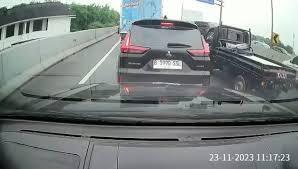
#> input picture citra/1.jpeg, 298 x 169 px
$ python main.py
#> lines starting #> are read from the running program, lines starting #| are printed output that depends on the picture
### method/image_brightening.py
import cv2

def image_brightening(image, alpha=1.2, beta=30):
    brightened = cv2.convertScaleAbs(image, alpha=alpha, beta=beta)
    return brightened

### method/sharpening_edge.py
import cv2
import numpy as np

def sharpening_edge(image):
    # Kernel sharpening
    kernel = np.array([[0, -1, 0],
                       [-1, 5, -1],
                       [0, -1, 0]])
    sharpened = cv2.filter2D(image, -1, kernel)
    return sharpened

### method/noice_reduction.py
import cv2
import numpy as np

def noice_reduction(image):
    return cv2.medianBlur(image, 3)

### method/texture_enhancement.py
import cv2
import numpy as np

def texture_enhancement(image):
    embossing_kernel = np.array([[-2, -1, 0],
                             [-1, 1, 1],
                             [0, 1, 2]])
    return cv2.filter2D(image, ddepth=-1, kernel=embossing_kernel)

### method/gaussian_filter.py
import cv2
import numpy as np

def gaussian_filter(image):
    return cv2.GaussianBlur(image, (5, 5), sigmaX=1.0)

### main.py
import matplotlib.pyplot as plt
import os
import cv2
import numpy as np
from method.sharpening_edge import sharpening_edge
from method.image_brightening import image_brightening
from method.noice_reduction import noice_reduction
from method.texture_enhancement import texture_enhancement
from method.gaussian_filter import gaussian_filter
from data.image_tasks import image_tasks

def save_histogram(image, save_path):
    """Menyimpan histogram dari gambar sebagai file gambar."""
    colors = ('b', 'g', 'r')
    plt.figure()
    for i, color in enumerate(colors):
        histogram = cv2.calcHist([image], [i], None, [256], [0, 256])
        plt.plot(histogram, color=color)
        plt.xlim([0, 256])
    plt.title("Histogram Warna RGB")
    plt.xlabel("Intensitas Warna")
    plt.ylabel("Jumlah Pixel")
    plt.savefig(save_path)
    plt.close()
    print(f"Histogram berhasil disimpan di: {save_path}")

def save_image(image, save_path):
    """Menyimpan gambar ke path yang ditentukan."""
    cv2.imwrite(save_path, image)
    print(f"Gambar berhasil disimpan di: {save_path}")

if __name__ == "__main__":
    result_dir = 'result'

    if not os.path.exists(result_dir):
        os.makedirs(result_dir)

    enhancement_methods = {
        "brightening": image_brightening,
        "sharpening": sharpening_edge,
        "noice_reduction": noice_reduction,
        "texture_enhancement": texture_enhancement,
        "gaussian_filter" : gaussian_filter
    }

    for task in image_tasks:
        image_path = task["path"]

        if not os.path.exists(image_path):
            print(f"File {image_path} tidak ditemukan.")
            continue

        original_image = cv2.imread(image_path)
#> original_image is the input picture: shape (169, 298, 3); mean B, G, R 130, 131, 124.6
        file_name = os.path.splitext(os.path.basename(image_path))[0]

        histogram_path_original = os.path.join(result_dir, f"{file_name}_histogram_original.png")
        save_histogram(original_image, histogram_path_original)
#> in save_histogram, `plt.savefig(save_path)`:
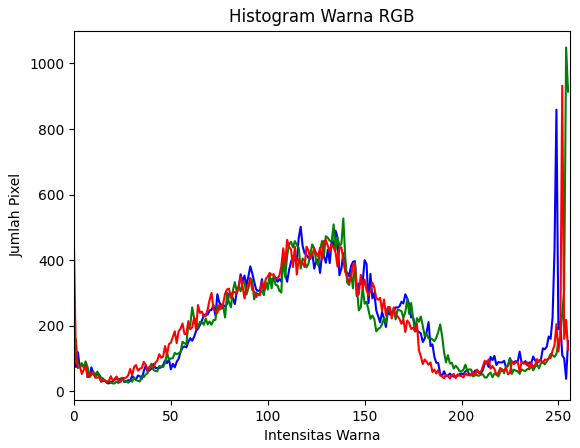
#> figure drawn by matplotlib, 1 panel; curve peaks at x = 249, y = 859; curve peaks at x = 254, y = 1049; curve peaks at x = 252, y = 932

        for method_name, method_function in enhancement_methods.items():
            enhanced_image = method_function(original_image)

            enhanced_image_path = os.path.join(result_dir, f"{file_name}_{method_name}.jpg")
            histogram_path_enhanced = os.path.join(result_dir, f"{file_name}_histogram_{method_name}.png")

            save_image(enhanced_image, enhanced_image_path)
            save_histogram(enhanced_image, histogram_path_enhanced)
#> this loop made 5 passes
#> pass 1, in image_brightening, `brightened = cv2.convertScaleAbs(image, alpha=alpha, beta=beta)`:
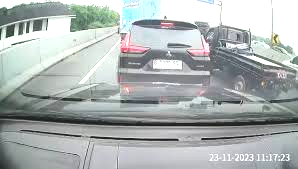
#> brightened: shape (169, 298, 3); mean B, G, R 178.7, 179.4, 173
#> pass 1, in save_histogram (call 2), `plt.savefig(save_path)`:
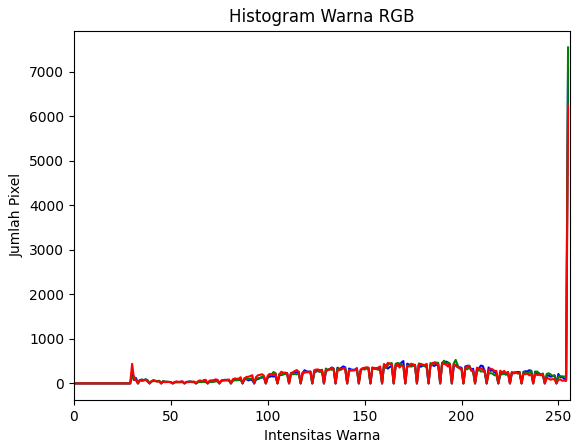
#> figure drawn by matplotlib, 1 panel; curve peaks at x = 255, y = 7075; curve peaks at x = 255, y = 7546; curve peaks at x = 255, y = 6236
#> pass 2, in sharpening_edge, `sharpened = cv2.filter2D(image, -1, kernel)`:
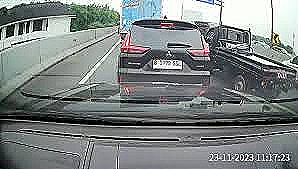
#> sharpened: shape (169, 298, 3); mean B, G, R 130.6, 131.4, 125.6
#> pass 2, in save_histogram (call 3), `plt.savefig(save_path)`:
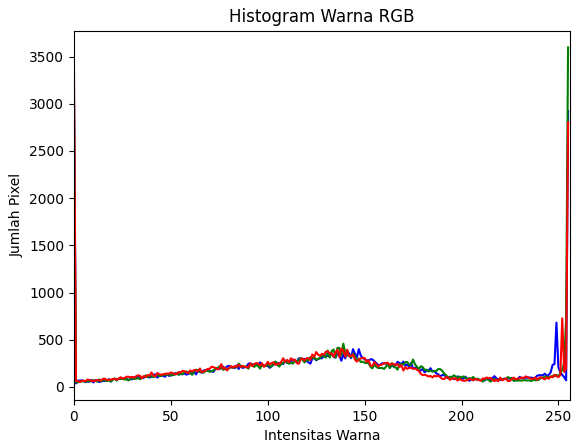
#> figure drawn by matplotlib, 1 panel; curve peaks at x = 0, y = 3059; curve peaks at x = 255, y = 3597; curve peaks at x = 0, y = 3302
#> pass 3, `enhanced_image = method_function(original_image)`:
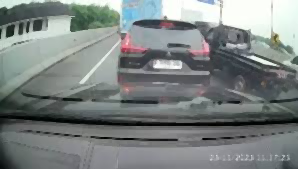
#> enhanced_image: shape (169, 298, 3); mean B, G, R 130.2, 131.1, 124.8
#> after the loop:
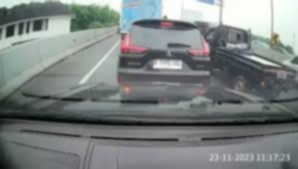
#> enhanced_image: shape (169, 298, 3); mean B, G, R 130, 131, 124.6
